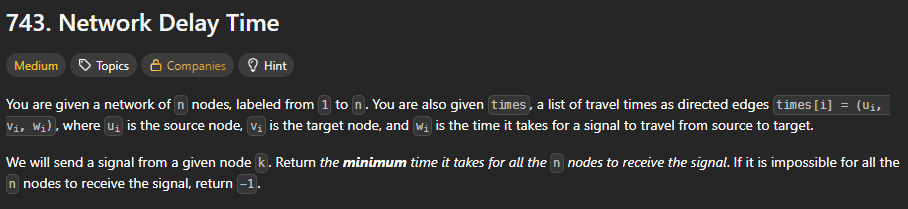
#> input picture backend/evidence/SR-2026-ED2F/4.1.png, 908 x 209 px; its folder holds only this picture in this run
$ python -i ai_deepfake_detection.py   (imports and definitions only)   (older library calls are emulated)
#> lines starting #> are read from the running program, lines starting #| are printed output that depends on the picture; after the words box and inside, x2 and y2 are one past the last pixel; in counts of white or black regions, pixels touching at a corner belong together
### backend/services/classify_image_type.py
import cv2
import numpy as np
import pytesseract

face_cascade = cv2.CascadeClassifier(
    cv2.data.haarcascades +
    "haarcascade_frontalface_default.xml"
)

# [5 lines left out: function result, not called in this run]


def classify_image_type(image_path):
#> called with image_path = '../evidence/SR-2026-ED2F/4.1.png'
    try:
        image = cv2.imread(image_path)
#> image is the input picture: shape (209, 908, 3); mean B, G, R 50.4, 50.6, 50.7
        if image is None:
            return "unknown"
        height, width, _ = image.shape
#> height = 209; width = 908
        gray = cv2.cvtColor(
            image,
            cv2.COLOR_BGR2GRAY
        )
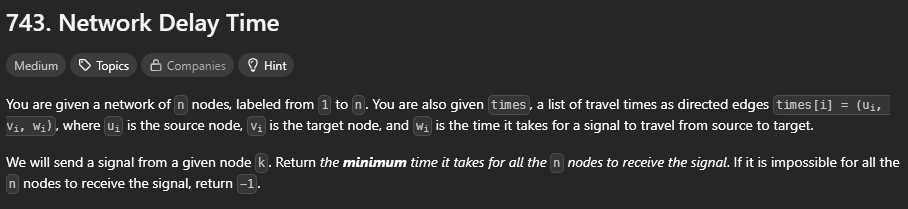
#> gray: shape (209, 908); min 38, max 255, mean 50.6

        # ====================================
        # FACE DETECTION
        # ====================================

        faces = face_cascade.detectMultiScale(
            gray,
            scaleFactor=1.15,
            minNeighbors=8,
            minSize=(60, 60)
        )
#> faces = ()

        face_count = len(faces)
#> face_count = 0

        # ====================================
        # EDGE DENSITY
        # ====================================
        edges = cv2.Canny(
            gray,
            100,
            200
        )
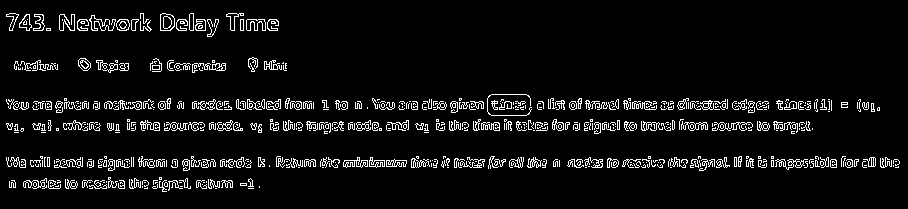
#> edges: shape (209, 908); 6.4% white in thin lines or dots, all inside (x1, y1, x2, y2) = (6, 13, 900, 192)
        edge_ratio = (
            np.sum(edges > 0)
            / (width * height)
        )
#> edge_ratio = 0.0638

        # ====================================
        # COLOR DIVERSITY
        # ====================================
        small = cv2.resize(
            image,
            (100, 100)
        )
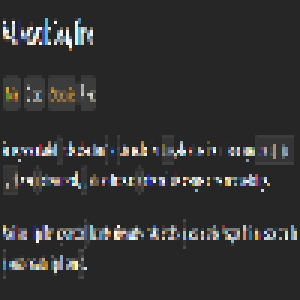
#> small: shape (100, 100, 3) (shown 3 times larger); mean B, G, R 50.2, 50, 50
        unique_colors = len(
            np.unique(
                small.reshape(-1, 3),
                axis=0
            )
        )
#> unique_colors = 989

        # ====================================
        # SHARPNESS
        # ====================================
        sharpness = cv2.Laplacian(
            gray,
            cv2.CV_64F
        ).var()
#> sharpness = 7548.5

        # ====================================
        # SATURATION
        # ====================================
        hsv = cv2.cvtColor(
            image,
            cv2.COLOR_BGR2HSV
        )
#> hsv: shape (209, 908, 3); mean H, S, V 4.9, 8.9, 54
        saturation = np.mean(
            hsv[:, :, 1]
        )
#> saturation = 8.89

        # ====================================
        # OCR TEXT
        # ====================================
#> (the run stopped early here; a loop or call above may not have finished)
